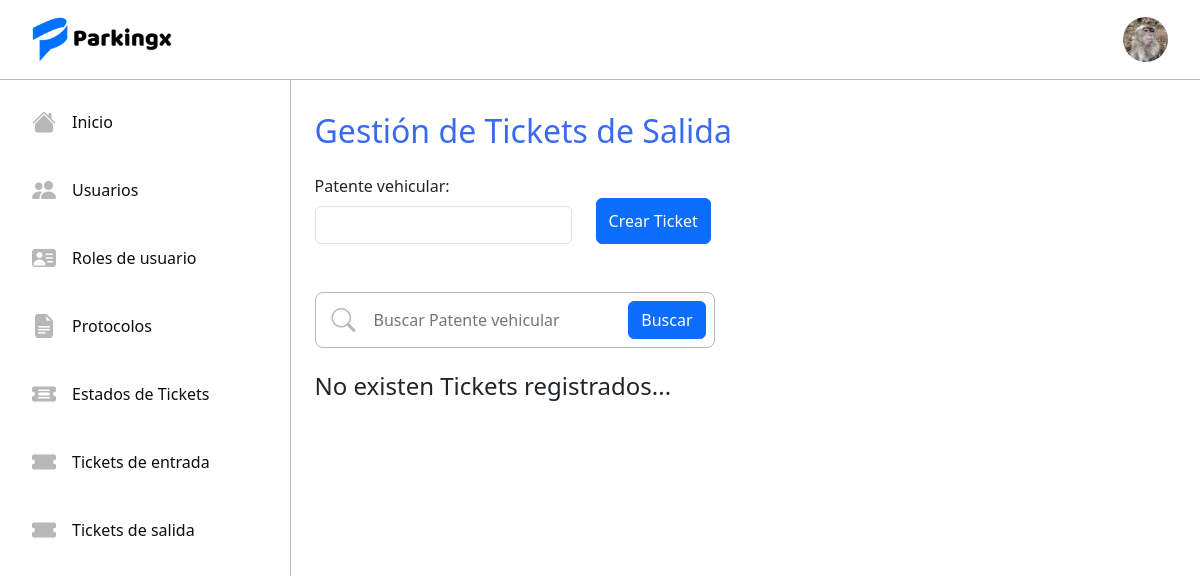
The page /ticketS/ (signed in) on the database as committed earlier.
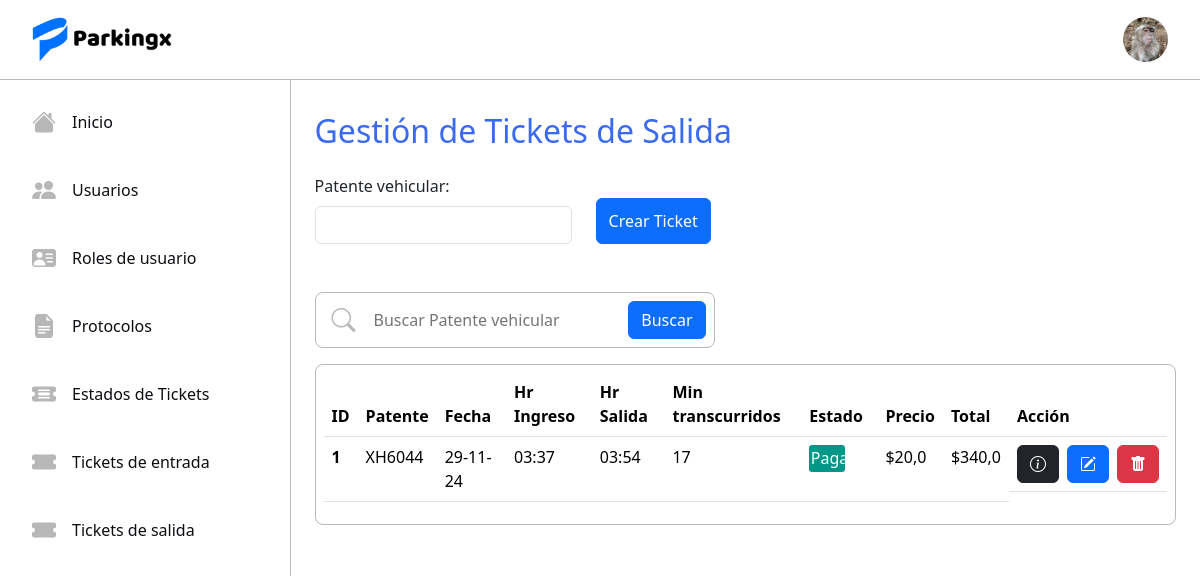
The same page on the database as committed later.
### tickets/models.py (models this page shows, shortened)
class TicketSalida(models.Model):
    date = models.DateField(auto_now_add=False, null=True, blank=True)
    entrace_time = models.TimeField(auto_now=False, auto_now_add=False, null=True, blank=True)
    exit_time = models.TimeField(auto_now=False, auto_now_add=False, null=True, blank=True)
    patente = models.CharField(max_length=6, unique=True)
    state = models.ForeignKey(TicketState, on_delete=models.RESTRICT, default=3)
    price = models.FloatField(null=True, blank=True, default="20.0")
    min_lapsed = models.PositiveIntegerField(null=True, blank=True)
    total = models.FloatField(null=True, blank=True)

class TicketState(models.Model):
    name = models.CharField(max_length=50, unique=True)
    description = models.TextField()
    def __str__(self) -> str:
        return self.name

### tickets/views.py (the view, shortened to what this page needs)
# urls.py: path('ticketS/', TicketSView.as_view(), name='ticketS'),
@method_decorator(login_required, name='dispatch')
class TicketSView(UserPassesTestMixin, View):
    template_name = 'tickets/tickets_salida/ticketsalida.html'
    def test_func(self):
        rol = self.request.user.rol.name
        return rol in ['root', 'Administrador', 'Cajero']
    def get(self, request):
        form = TicketSForm
        tickets = TicketSalida.objects.all()
        return render(request, self.template_name, {'form': form,'TicketS': tickets})

### tickets/templates/tickets/tickets_salida/ticketsalida.html (shortened to what this page needs)
{% extends "tickets/base.html" %}
{% block content %}
<div class="p-4">
    <h2 class="my-2 blue-sys">Gestión de Tickets de Salida</h2>
    {% if request.user.rol.name != 'Portero' %}
    <form method="POST">
        <div class="mb-5">
            <div class="d-flex flex-wrap gap-3 mt-4 mb-3">
                <p>
                    <label for="id_patente">Patente vehicular:</label>
                    <input type="text" name="patente" class="form-control mt-2" minlength="6" maxlength="6" required="" id="id_patente">
                </p>
                <div class="btn-form">
                    <button type="submit" class="btn btn-primary mt-4 mx-2">Crear Ticket</button>
                </div>
            </div>
        </div>
    </form>
    {% endif %}
    <div class="search-content mt-3">
        <i class="bi bi-search menu-icon"></i>
        <input type="text" class="search-inpt" placeholder="Buscar Patente vehicular" maxlength="6">
        <button class="btn btn-primary">Buscar</button>
    </div>
    {% if TicketS %}
        <div class="border-table mt-3">
            <table class="table ">
                <thead>
                    <tr>
                        <th scope="col">ID</th>
                        <th scope="col">Patente</th>
                        <th scope="col">Fecha</th>
                        <th scope="col">Hr Ingreso</th>
                        <th scope="col">Hr Salida</th>
                        <th scope="col">Min transcurridos</th>
                        <th scope="col">Estado</th>
                        <th scope="col">Precio</th>
                        <th scope="col">Total</th>
                        <th scope="col">Acción</th>
                    </tr>
                </thead>
                <tbody>
                    {% for p in TicketS %}
                    <tr>
                        <th scope="row">{{ p.id }}</th>
                        <td>{{ p.patente }}</td>
                        <td>{{ p.date|date:"d-m-y" }}</td>
                        <td>{{ p.entrace_time }}</td>
                        <td>{{ p.exit_time }}</td>
                        <td>{{ p.min_lapsed }}</td>
                        <td>
                            {% if p.state.name == 'Activo' %}
                            <p class="state-activo">{{ p.state }}</p>
                            {% elif p.state.name == 'Cerrado' %}
                            <p class="state-cerrado">{{ p.state }}</p>
                            {% elif p.state.name == 'Pagado' %}
                            <p class="state-pagado">{{ p.state }}</p>
                            {% endif %}
                        </td>
                        <td>${{ p.price }}</td>
                        <td>${{ p.total }}</td>
                        <td class="d-flex gap-2">
                            <a href="{% url 'ticketSdetail' p.id %}" class="btn btn-dark"><i class="bi bi-info-circle"></i></a>
                            {% if request.user.rol.name != 'Portero' %}
                            <a href="{% url 'ticketSupdate' p.id %}" class="btn btn-primary"><i class="bi bi-pencil-square"></i></a>
                            <a href="{% url 'ticketSdelete' p.id %}" class="btn btn-danger"><i class="bi bi-trash-fill"></i></a>
                            {% endif %}
                        </td>
                    {% endfor %}
                </tbody>
            </table>
        </div>
    {% else %}
    <h4 class="mt-4">No existen Tickets registrados...</h4>
    {% endif %}
    </div>
{% endblock %}

Rows that differ between the two databases and show on the page:
added TicketSalida: id "1", patente "XH6044", date "29-11-24", entrace_time "03:37", exit_time "03:54", min_lapsed "17", state "Pagado", price "20,0", total "340,0"
Other text that changed with them:
text no longer shown: "No existen Tickets registrados..."
text now shown: "ID Patente Fecha Hr Ingreso Hr Salida Min transcurridos Estado Precio Total Acción"
